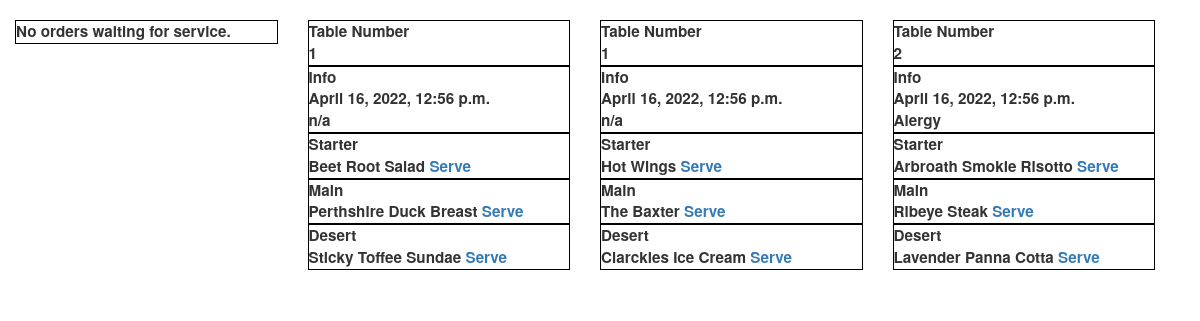
Page /order_taking/ on the earlier database version.
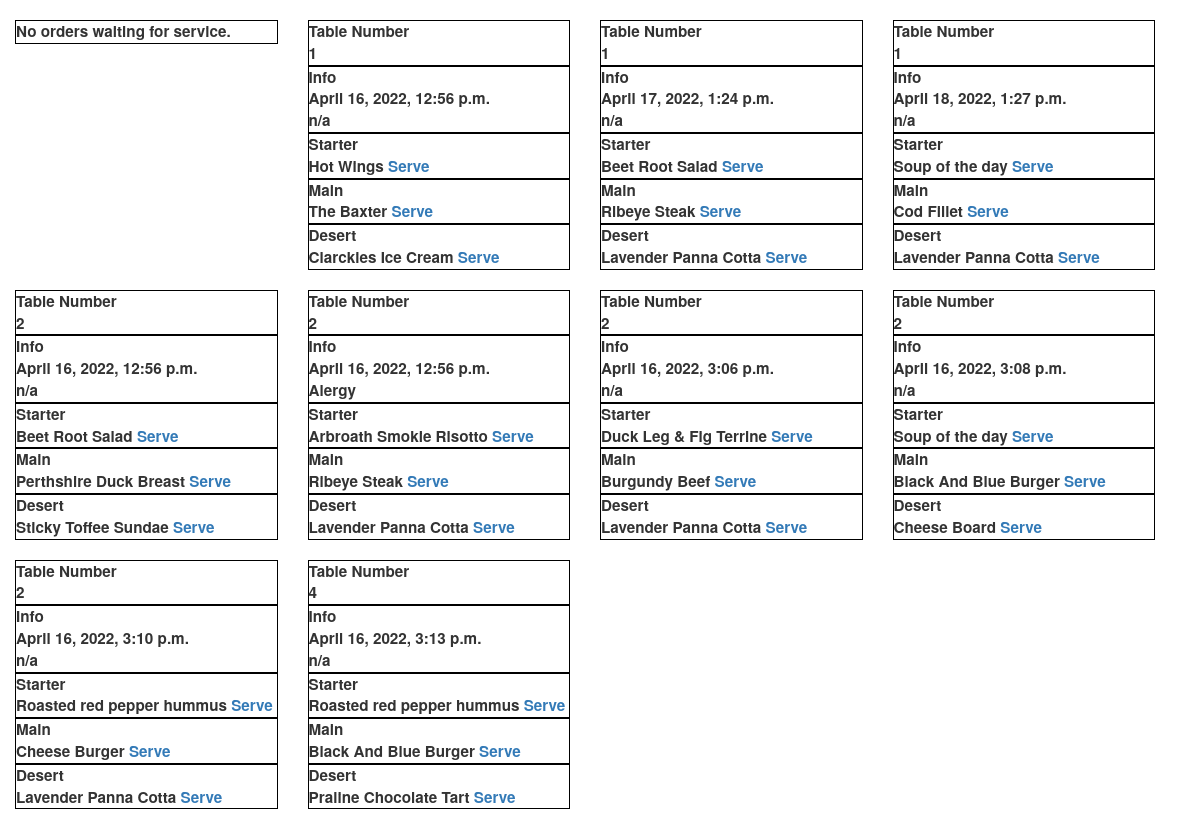
Same page on the later database version.
### order_taking/models.py (models this page shows, shortened)
class Order(models.Model):  #class to pass data to database
    class TableChoice(models.IntegerChoices):   #defining tables for the orders
        Table1 = 1
        Table2 = 2
        Table3 = 3
        Table4 = 4
        Table5 = 5
        Table6 = 6
        Table7 = 7
        Table8 = 8
        Table9 = 9
        Table10 = 10
        Table11 = 11
        Table12 = 12
        Table13 = 13
        Table14 = 14
        Table15 = 15
        Table16 = 16
    Date = models.DateTimeField(default=datetime.datetime.now)      #all feilds that will be in the database table
    ref = models.CharField(max_length=200, blank=True)
    table_number = models.IntegerField(choices=TableChoice.choices, default='1', primary_key=True)
    starters = models.CharField(max_length=300)
    starter_ready = models.BooleanField(default=False)
    mains = models.CharField(max_length=300)
    mains_ready = models.BooleanField(default=False)
    deserts = models.CharField(max_length=300)
    deserts_ready = models.BooleanField(default=False)
    waiting_for_service = models.BooleanField(default=False)
    pending = models.BooleanField(default=False)
    served = models.BooleanField(default=False)
    cleared = models.BooleanField(default=False)

### order_taking/views.py (the view, shortened to what this page needs)
# urls.py: path('', views.index, name='index'),    #sets up the path
def index(request):
    pixel_pin = board.D18
    num_pixels = 84
    ORDER = neopixel.RGBW
    pixels = neopixel.NeoPixel(
        pixel_pin, num_pixels, brightness=2.0, auto_write=False, pixel_order=ORDER
    )
    order_list = []
    waiting = []
    test = '0'
    ready = Order.objects.filter(waiting_for_service=True)
    for dish in ready:
        if dish.served==False:
            waiting.append(dish)
            if dish.waiting_for_service==True:
                print(waiting)
    ready_query = Order.objects.filter(pending=False)
    ready_query2 = Order.objects.filter(waiting_for_service=True)
    for dish1 in ready_query:
        if dish1.starter_ready == True and dish1.mains_ready == True and dish1.deserts_ready == True and dish1.waiting_for_service==False :
            table_number = dish1.table_number
            Order.objects.filter(pk=table_number).update(waiting_for_service=True)
            waiting.append(dish1)
            return redirect(index)
    template = loader.get_template('order_taking/index.html')
    LED_starter_query = Order.objects.filter(starter_ready=True)
    LED_main_query = Order.objects.filter(mains_ready=True)
    LED_desert_query = Order.objects.filter(deserts_ready=True)
    query = Order.objects.filter(pending=False).order_by('table_number')
    for q in query:
        if q.waiting_for_service == False:
            order_list.append(q)
    context = {
        'order_list': order_list,
        'waiting': waiting,
    }
    return render(request, 'order_taking/index.html', context)

### order_taking/templates/order_taking/index.html (shortened to what this page needs)
<!DOCTYPE html>
<html lang="en">
<head>
  <link rel="stylesheet" href="https://maxcdn.bootstrapcdn.com/bootstrap/3.4.1/css/bootstrap.min.css">
  <link rel="stylesheet" href="https://cdn.jsdelivr.net/gh/bevacqua/dragula@3.7.3/dist/dragula.min.css">
</head>
    <body onload="init()">
        <br>
            <div class="container-fluid">
                <div class="row" id="drag">
        {% if waiting %}
            {% for dish in waiting %}
            <div class="col-lg-3">
            <li class="active">
                Table Number<br>
                {{ dish.table_number }}
            </li>
            <li class="active">
                Info
                <br>
                {{ dish.Date }}
            <br>
                {{ dish.ref }}
            </li>
            <li class="active">
                Starter<br>
                {{ dish.starters }}
            </li>
            <li class="active">
                Main
                <br>
                {{ dish.mains }}
            </li>
            <li class="active">
                Desert
                <br>
                {{ dish.deserts }}
            </li><br>
            <script>
                setInterval(function() {
                  window.location.reload();
                }, 300000);
            </script>
        </div>
            {% endfor %}
        </ul>
        <ul>
        {% else %}
        <div class="col-lg-3">
           <li> No orders waiting for service.</li>
            </div>
        {% endif %}
{% if order_list %}
    {% for order in order_list %}
    <div class="col-lg-3" draggable="true" onclick="select{{ order.table_number }}()">
    <li id="{{ order.table_number }}">
        Table Number<br>
        {{ order.table_number }}
    </li>
    <li>
        Info
        <br>
        {{ order.Date }}
        <br>
        {{ order.ref }}
    </li>
    <li class="{{ order.starter_ready }}">
        Starter
    <br>
        {{ order.starters }}
    <a href="{% url 'update_starter' order.table_number %}" id="starter{{ order.table_number }}">Serve</a>
    </li>
    <li class="{{ order.mains_ready }}">
        Main
    <br>
        {{ order.mains }}
        <a href="{% url 'update_main' order.table_number %}" id="main{{ order.table_number }}">Serve</a>
    </li>
    <li class="{{ order.deserts_ready }}">
        Desert
    <br>
        {{ order.deserts }}
        <a href="{% url 'update_desert' order.table_number %}" id="desert{{ order.table_number }}">Serve</a>
    </li><br>
</div>
    {% endfor %}
</div>
</div>
{% else %}
    <p>No orders to view.</p>
{% endif %}
</body>
</html>

### order_taking/templates/order_taking/index.html (style rules this page uses)
body { font-weight: bold; }
div.container-fluid { display: inline-block; }
div { content:""; display: inline-block; width: 100%; }
li { list-style-type: none; font-size: 109%; border: 1px solid black; }
.False { background-color: white; }

Differences in the rows shown:
now on one of the page's lists (row unchanged): Order: table_number "1", Date "April 18, 2022, 1:27 p.m.", ref "n/a", starters "Soup of the day", mains "Cod Fillet", deserts "Lavender Panna Cotta"
now on one of the page's lists (row edited): Order: table_number "2", Date "April 16, 2022, 12:56 p.m.", ref "Alergy", starters "Arbroath Smokie Risotto", mains "Ribeye Steak", deserts "Lavender Panna Cotta", Date "April 16, 2022, 3:06 p.m.", ref "n/a", starters "Duck Leg & Fig Terrine", mains "Burgundy Beef", Date "April 16, 2022, 3:08 p.m.", starters "Soup of the day", mains "Black And Blue Burger", deserts "Cheese Board", Date "April 16, 2022, 3:10 p.m.", starters "Roasted red pepper hummus", mains "Cheese Burger"
changed Order "Alergy": ref "Alergy" → "n/a"; starters "Arbroath Smokie Risotto" → "Beet Root Salad"; mains "Ribeye Steak" → "Perthshire Duck Breast"; deserts "Lavender Panna Cotta" → "Sticky Toffee Sundae"
now on this page (row unchanged): Order: table_number "4", Date "April 16, 2022, 3:13 p.m.", ref "n/a", starters "Roasted red pepper hummus", mains "Black And Blue Burger", deserts "Praline Chocolate Tart"
Other differences:
{{ order.starters }}: "Beet Root Salad" → "Hot Wings"
{{ order.mains }}: "Perthshire Duck Breast" → "The Baxter"
{{ order.deserts }}: "Sticky Toffee Sundae" → "Clarckies Ice Cream"
{{ order.Date }}: "April 16, 2022, 12:56 p.m." → "April 17, 2022, 1:24 p.m."
{{ order.starters }}: "Hot Wings" → "Beet Root Salad"
{{ order.mains }}: "The Baxter" → "Ribeye Steak"
{{ order.deserts }}: "Clarckies Ice Cream" → "Lavender Panna Cotta"
